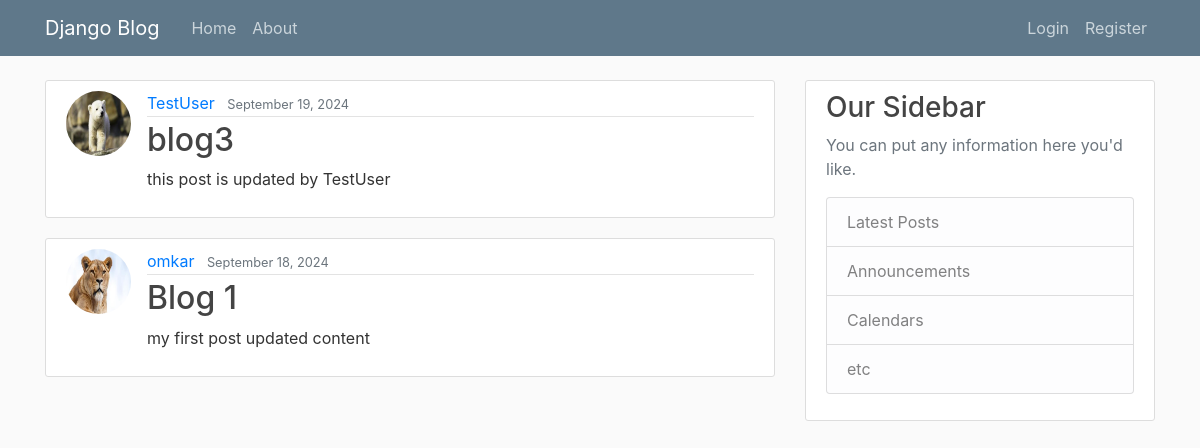
The page / on the database its author committed.
### blog/models.py (models this page shows, shortened)
class Post(models.Model):
    title = models.CharField(max_length=100)
    content = models.TextField()
    date_posted = models.DateTimeField(default=timezone.now)
    author = models.ForeignKey(User,on_delete=models.CASCADE)

### users/models.py (models this page shows, shortened)
class Profile(models.Model):
    user = models.OneToOneField(User,on_delete=models.CASCADE)
    image = models.ImageField(default='default.jpg',upload_to='profile_pics')

### blog/views.py (the view)
# urls.py: path('',PostListView.as_view(),name='blog-home'),
class PostListView(ListView):
    model = Post
    template_name = 'blog/home.html'
    context_object_name = 'posts'
    ordering = ['-date_posted'] #post ordering from latest to oldest
    paginate_by = 2

### blog/templates/blog/home.html (shortened to what this page needs)
{% extends "blog/base.html" %}
{% block content %}
    {% for post in  posts%}
    <article class="media content-section">
      <img class="rounded-circle article-img" src="{{post.author.profile.image.url}}" alt="">
        <div class="media-body">
          <div class="article-metadata">
            <a class="mr-2" href="{% url 'user-posts' post.author.username %}">{{ post.author }}</a>
            <small class="text-muted">{{ post.date_posted|date:"F d, Y" }}</small>
          </div>
          <h2><a class="article-title" href="{% url 'post-detail' post.id %}">{{ post.title }}</a></h2>
          <p class="article-content">{{ post.content }}</p>
        </div>
      </article>
    {% endfor content %}
{% endblock content %}

### blog/templates/blog/base.html (shortened to what this page needs)
{% load static %}
<!DOCTYPE html>
<html lang="en">
<head>
    <head>
        <link rel="stylesheet" href="https://cdn.jsdelivr.net/npm/bootstrap@4.0.0/dist/css/bootstrap.min.css">
        <link rel="stylesheet" type="text/css" href="{% static 'blog/main.css' %}">
      </head>
</head>
<body>
    <header class="site-header">
        <nav class="navbar navbar-expand-md navbar-dark bg-steel fixed-top">
          <div class="container">
            <a class="navbar-brand mr-4" href="/">Django Blog</a>
            <div class="collapse navbar-collapse" id="navbarToggle">
              <div class="navbar-nav mr-auto">
                <a class="nav-item nav-link" href="{% url 'blog-home' %}">Home</a>
                <a class="nav-item nav-link" href="{% url 'blog-about' %}">About</a>
              </div>
              <div class="navbar-nav">
                {% if user.is_authenticated %}
<form id="logout-form" action="{% url 'logout' %}" method="post" style="display: none;">
  {% csrf_token %}
</form>
<a class="nav-item nav-link" href="{% url 'post-create' %}">New Post</a>
<a class="nav-item nav-link" href="{% url 'profile' %}">Profile</a>
<a href="#" onclick="event.preventDefault(); document.getElementById('logout-form').submit();" class="btn btn-outline-light">Logout</a>
                {% else %}
                  <a class="nav-item nav-link" href="{% url 'login' %}">Login</a>
                  <a class="nav-item nav-link" href="{% url 'register' %}">Register</a>
                {% endif %}
              </div>
            </div>
          </div>
        </nav>
    </header>
    <main role="main" class="container">
        <div class="row">
          <div class="col-md-8">
            {% block content %}{% endblock %}
          </div>
          <div class="col-md-4">
            <div class="content-section">
              <h3>Our Sidebar</h3>
              <p class='text-muted'>You can put any information here you'd like.
                <ul class="list-group">
                  <li class="list-group-item list-group-item-light">Latest Posts</li>
                  <li class="list-group-item list-group-item-light">Announcements</li>
                  <li class="list-group-item list-group-item-light">Calendars</li>
                  <li class="list-group-item list-group-item-light">etc</li>
                </ul>
              </p>
            </div>
          </div>
        </div>
    </main>
  </body>
</body>
</html>

### blog/static/blog/main.css (style rules this page uses)
body { background: #fafafa; color: #333333; margin-top: 5rem; }
h1, h2, h3, h4, h5, h6 { color: #444444; }
ul { margin: 0; }
.bg-steel { background-color: #5f788a; }
.site-header .navbar-nav .nav-link { color: #cbd5db; }
.content-section { background: #ffffff; padding: 10px 20px; border: 1px solid #dddddd; border-radius: 3px; margin-bottom: 20px; }
.article-title { color: #444444; }
.article-content { white-space: pre-line; }
.article-img { height: 65px; width: 65px; margin-right: 16px; }
.article-metadata { padding-bottom: 1px; margin-bottom: 4px; border-bottom: 1px solid #e3e3e3 }

### rows shown on the page
Post: author.profile.image (placeholder picture), author "TestUser", date_posted "September 19, 2024", title "blog3", content "this post is updated by TestUser"
Post: author.profile.image (picture), author "omkar", date_posted "September 18, 2024", title "Blog 1", content "my first post updated content"
